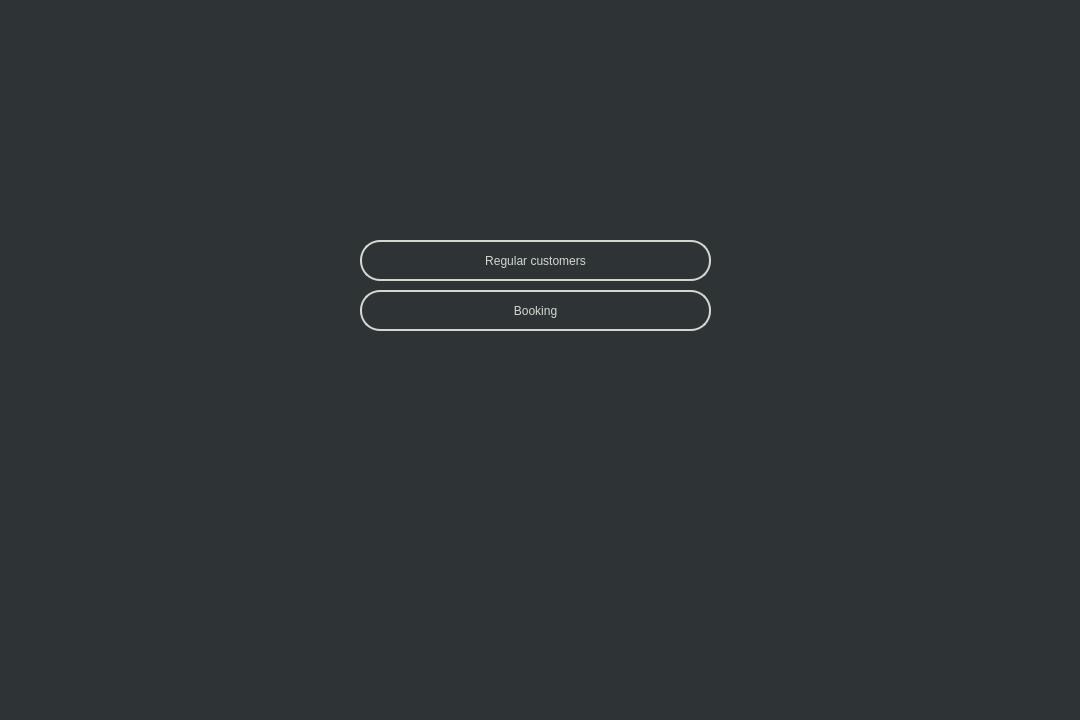
<?xml version="1.0" encoding="UTF-8"?>
<ui version="4.0">
 <class>main_window</class>
 <widget class="QWidget" name="main_window">
  <property name="geometry">
   <rect>
    <x>0</x>
    <y>0</y>
    <width>1080</width>
    <height>720</height>
   </rect>
  </property>
  <property name="windowTitle">
   <string>MainWindow</string>
  </property>
  <property name="styleSheet">
   <string notr="true">background-color: rgb(46, 52, 54)</string>
  </property>
  <widget class="QPushButton" name="pushButton_reg_customers">
   <property name="geometry">
    <rect>
     <x>360</x>
     <y>240</y>
     <width>351</width>
     <height>41</height>
    </rect>
   </property>
   <property name="cursor">
    <cursorShape>PointingHandCursor</cursorShape>
   </property>
   <property name="styleSheet">
    <string notr="true">color: rgb(211, 215, 207);
border: 2px solid rgb(211, 215, 207);
border-radius:20px;</string>
   </property>
   <property name="text">
    <string>Regular customers</string>
   </property>
  </widget>
  <widget class="QPushButton" name="pushButton">
   <property name="geometry">
    <rect>
     <x>360</x>
     <y>290</y>
     <width>351</width>
     <height>41</height>
    </rect>
   </property>
   <property name="styleSheet">
    <string notr="true">color: rgb(211, 215, 207);
border: 2px solid rgb(211, 215, 207);
border-radius:20px;</string>
   </property>
   <property name="text">
    <string>Booking</string>
   </property>
  </widget>
 </widget>
 <resources/>
 <connections>
  <connection>
   <sender>pushButton_reg_customers</sender>
   <signal>clicked()</signal>
   <receiver>main_window</receiver>
   <slot>reg_customers_clicked()</slot>
   <hints>
    <hint type="sourcelabel">
     <x>389</x>
     <y>253</y>
    </hint>
    <hint type="destinationlabel">
     <x>471</x>
     <y>279</y>
    </hint>
   </hints>
  </connection>
 </connections>
 <slots>
  <slot>reg_customers_clicked()</slot>
 </slots>
</ui>
